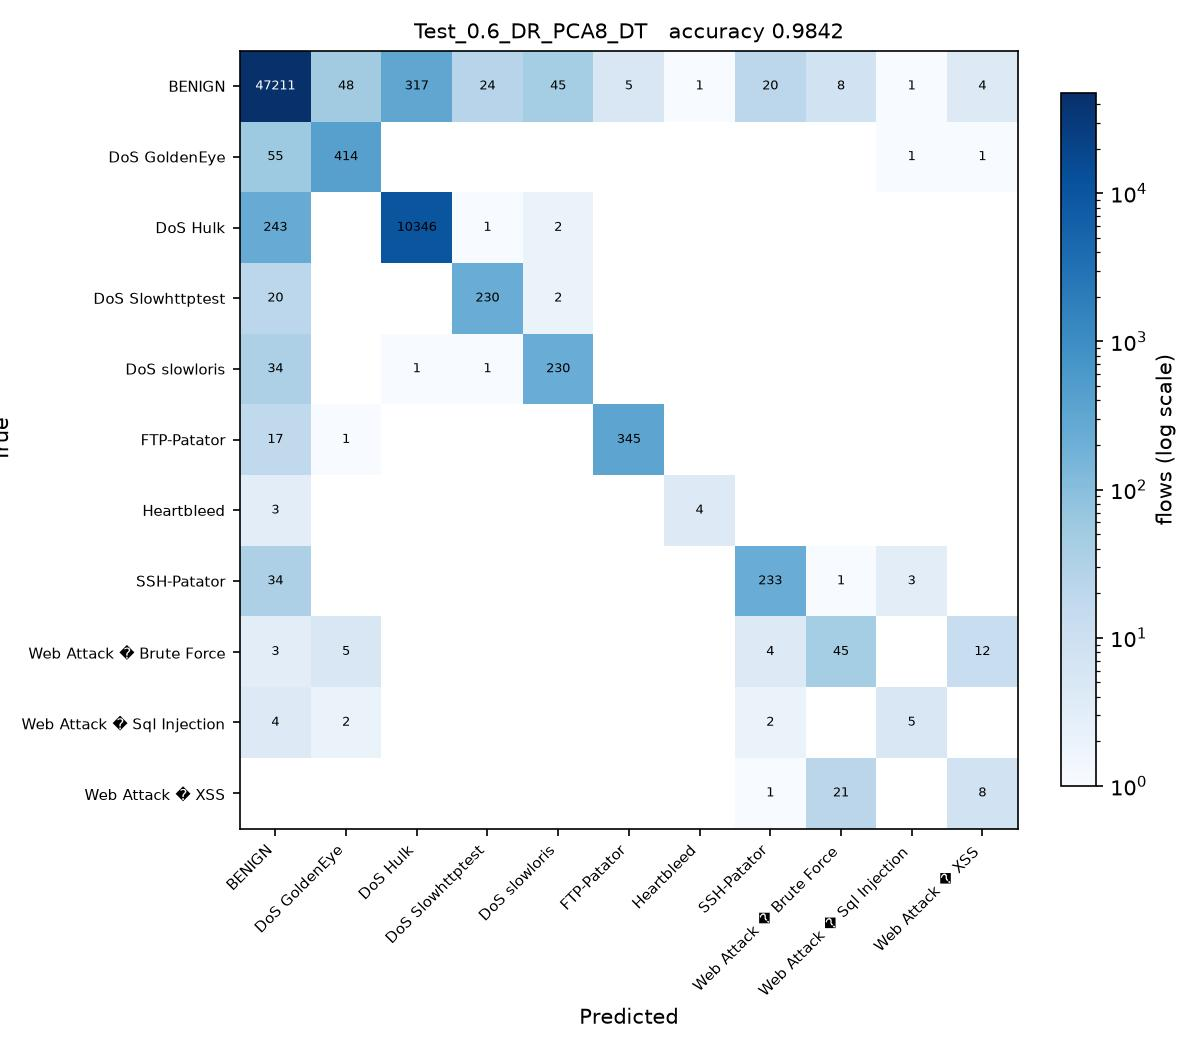

Here is the Python script that generated this plot:
# Test_0.6_DR_PCA8_DT.py
#
# Test size 0.6  |  PCA, 8 components  |  Decision Tree (sheet #6)
#
# This is SGDC_60_40.py with the changes marked CHANGE below and nothing else.

import os
from pathlib import Path

# CHANGE 1: find the folder holding the three CSV files and run from there, so
# the plain file names below resolve no matter where this script is started
# from or how deeply it sits inside the project folder.
HERE = Path(__file__).resolve().parent
for PROJECT in [HERE, *HERE.parents]:
    if (PROJECT / 'Tuesday-WorkingHours.pcap_ISCX.csv').exists():
        os.chdir(PROJECT)
        break
else:
    raise SystemExit('Put this folder inside the folder that holds the three '
                     'CIC-IDS2017 CSV files, then run the script again.')
import numpy as np
import pandas as pd

df1 = pd.read_csv('Tuesday-WorkingHours.pcap_ISCX.csv', low_memory=True)
df2 = pd.read_csv('Wednesday-workingHours.pcap_ISCX.csv', low_memory=True)
df3 = pd.read_csv('Thursday-WorkingHours-Morning-WebAttacks.pcap_ISCX.csv', low_memory=True)

dataset = pd.concat([df1, df2, df3], ignore_index=True)

dataset.columns = dataset.columns.str.strip()

# CHANGE 2: a stratified sample of 100000 flows, the same for every run. An RBF
# SVM on all 1.3 million flows would take about an hour per script.
# At least 50 flows of every class are kept.
label = dataset.columns[-1]
dataset = pd.concat(
    [g.sample(n=min(len(g), max(50, round(100000 * len(g) / len(dataset)))), random_state=0)
     for _, g in dataset.groupby(label)],
    ignore_index=True
)

X = dataset.iloc[:, :-1]
y = dataset.iloc[:, -1]

X = X.apply(pd.to_numeric, errors='coerce')

X.replace([np.inf, -np.inf], np.nan, inplace=True)

from sklearn.impute import SimpleImputer

imputer = SimpleImputer(missing_values=np.nan, strategy='mean')
X = imputer.fit_transform(X)

from sklearn.preprocessing import LabelEncoder

labelencoder_y = LabelEncoder()
y = labelencoder_y.fit_transform(y)

from sklearn.model_selection import train_test_split

X_train, X_test, y_train, y_test = train_test_split(
    X,
    y,
    test_size=0.6,   # CHANGE 3: test size
    random_state=0,
    stratify=y
)

# CHANGE 4: PCA, from PCA_LDA_KErnel_PCA_CODE.pdf (fit only on training data)
from sklearn.decomposition import PCA

pca = PCA(n_components=8)
X_train = pca.fit_transform(X_train)
X_test = pca.transform(X_test)

# CHANGE 5: Decision Tree (sheet #6) in place of SGDClassifier
from sklearn.tree import DecisionTreeClassifier

classifier = DecisionTreeClassifier(
    criterion='entropy',
    random_state=0
)

classifier.fit(X_train, y_train)

y_pred = classifier.predict(X_test) 

from sklearn.metrics import confusion_matrix
from sklearn.metrics import accuracy_score
from sklearn.metrics import precision_score
from sklearn.metrics import recall_score
from sklearn.metrics import f1_score
from sklearn.metrics import classification_report

cm = confusion_matrix(y_test, y_pred)

print("Confusion Matrix:\n")
print(cm)

print("\nAccuracy : {:.4f}".format(accuracy_score(y_test, y_pred)))
print("\nPrecision : {:.4f}".format(precision_score(y_test, y_pred, average='weighted')))
print("\nRecall : {:.4f}".format(recall_score(y_test, y_pred, average='weighted')))
print("\nF1 Score : {:.4f}".format(f1_score(y_test, y_pred, average='weighted')))

print("\nClassification Report:\n")
print(classification_report(y_test, y_pred))

# CHANGE 6: save the confusion matrix as Test_0.6_DR_PCA8_DT.jpg and record the result
import matplotlib
matplotlib.use('Agg')
import matplotlib.pyplot as plt
from matplotlib.colors import LogNorm

here = HERE                     # the folder this script sits in
names = [str(c) for c in labelencoder_y.classes_]
fig, ax = plt.subplots(figsize=(8, 7))
im = ax.imshow(cm, cmap='Blues', norm=LogNorm(vmin=1))
ax.set_xticks(range(len(names)), names, rotation=45, ha='right', fontsize=7)
ax.set_yticks(range(len(names)), names, fontsize=7)
ax.set_xlabel('Predicted')
ax.set_ylabel('True')
ax.set_title('Test_0.6_DR_PCA8_DT   accuracy {:.4f}'.format(accuracy_score(y_test, y_pred)), fontsize=10)
for i in range(cm.shape[0]):
    for j in range(cm.shape[1]):
        if cm[i, j]:
            ax.text(j, i, cm[i, j], ha='center', va='center', fontsize=6,
                    color='white' if cm[i, j] > cm.max() / 3 else 'black')
fig.colorbar(im, ax=ax, fraction=0.04, label='flows (log scale)')
fig.tight_layout()
fig.savefig(here / 'Test_0.6_DR_PCA8_DT.jpg', dpi=150)
plt.close(fig)

row = pd.DataFrame([{
    'Test': 0.6, 'DR': 'PCA8', 'Clas': 'DT',
    'Acc': round(accuracy_score(y_test, y_pred), 4),
    'Pre': round(precision_score(y_test, y_pred, average='weighted'), 4),
    'Rec': round(recall_score(y_test, y_pred, average='weighted'), 4),
    'F1': round(f1_score(y_test, y_pred, average='weighted'), 4),
    'script': 'Test_0.6_DR_PCA8_DT',
}])
out = PROJECT / 'results' / '75_runs_pca.csv'
out.parent.mkdir(exist_ok=True)
if out.exists():
    old = pd.read_csv(out)
    row = pd.concat([old[old['script'] != 'Test_0.6_DR_PCA8_DT'], row], ignore_index=True)
row.to_csv(out, index=False)
